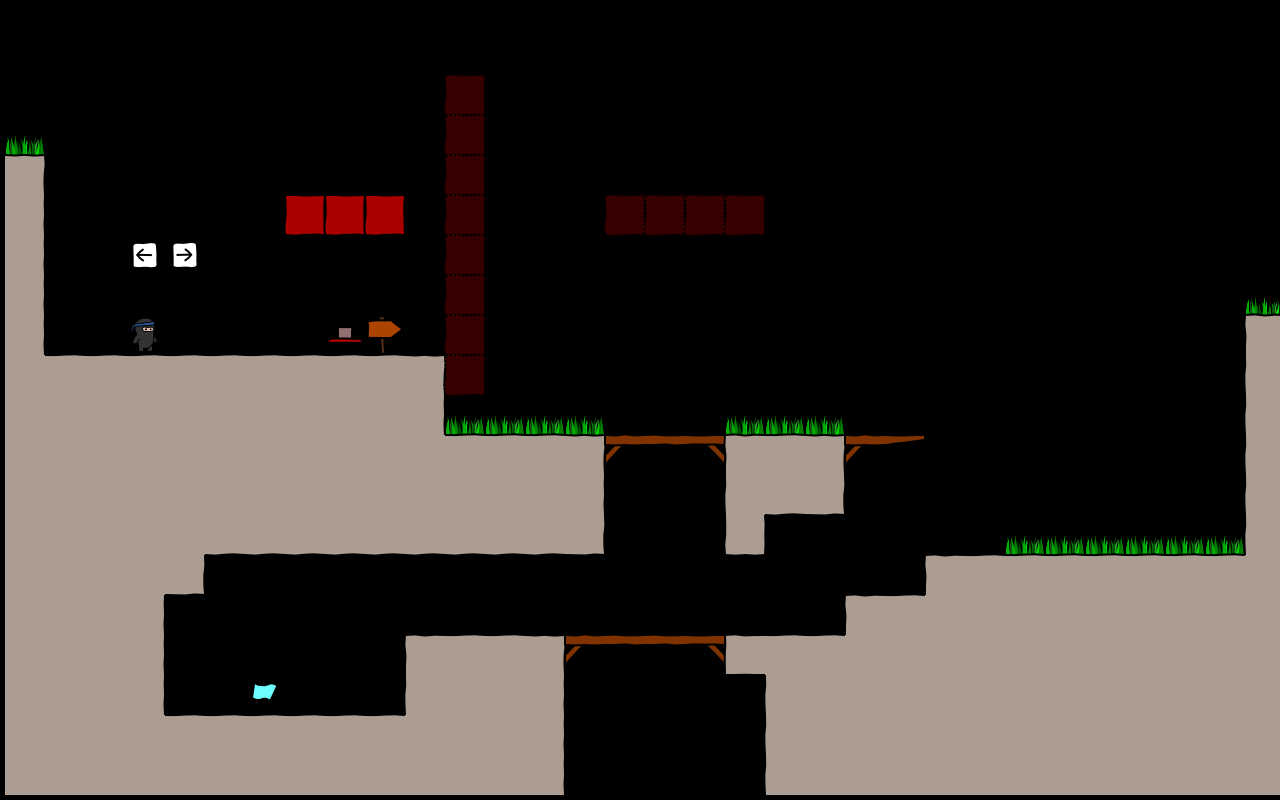

Tiled map render using the project's own tile images. Description and the whole map definition, tile-layer contents included, below:
An orthogonal 32x20 tile map with 40x40 px tiles, 1 tile layer (bg).

<map version="1.0" orientation="orthogonal" width="32" height="20" tilewidth="40" tileheight="40">
 <tileset firstgid="1" name="tiles6_gapped" tilewidth="50" tileheight="50">
  <image source="tiles6_gapped.png" width="300" height="600" />
 </tileset>
 <layer name="bg" width="32" height="20">
  <data encoding="csv">
0,0,0,0,0,0,0,0,0,0,0,0,0,0,0,0,0,0,0,0,0,0,0,0,0,0,0,0,0,0,0,0,
0,0,0,0,0,0,0,0,0,0,0,0,0,0,0,0,0,0,0,0,0,0,0,0,0,0,0,0,0,0,0,0,
0,0,0,0,0,0,0,0,0,0,0,62,0,0,0,0,0,0,0,0,0,0,0,0,0,0,0,0,0,0,0,0,
23,0,0,0,0,0,0,0,0,0,0,62,0,0,0,0,0,0,0,0,0,0,0,0,0,0,0,0,0,0,0,0,
9,0,0,0,0,0,0,0,0,0,0,62,0,0,0,0,0,0,0,0,0,0,0,0,0,0,0,0,0,0,0,0,
15,0,0,0,0,0,0,63,63,63,0,62,0,0,0,62,62,62,62,0,0,0,0,0,0,0,0,0,0,0,0,0,
15,0,0,24,18,0,0,0,0,0,0,62,0,0,0,0,0,0,0,0,0,0,0,0,0,0,0,0,0,0,0,0,
15,0,0,0,0,0,0,0,0,0,0,62,0,0,0,0,0,0,0,0,0,0,0,0,0,0,0,0,0,0,0,23,
15,0,0,47,0,0,0,0,61,42,0,62,0,0,0,0,0,0,0,0,0,0,0,0,0,0,0,0,0,0,0,7,
14,8,8,8,8,8,8,8,8,8,9,62,0,0,0,0,0,0,0,0,0,0,0,0,0,0,0,0,0,0,0,13,
14,14,14,14,14,14,14,14,14,14,15,23,23,23,23,0,0,0,23,23,23,0,0,0,0,0,0,0,0,0,0,13,
14,14,14,14,14,14,14,14,14,14,14,8,8,8,9,11,17,12,7,8,9,11,6,0,0,0,0,0,0,0,0,13,
14,14,14,14,14,14,14,14,14,14,14,14,14,14,15,0,0,0,13,20,21,0,0,0,0,0,0,0,0,0,0,13,
14,14,14,14,14,20,20,20,20,20,20,20,20,20,21,0,0,0,22,0,0,0,0,0,0,23,23,23,23,23,23,13,
14,14,14,14,21,0,0,0,0,0,0,0,0,0,0,0,0,0,0,0,0,0,0,7,8,8,8,8,8,8,8,14,
14,14,14,15,0,0,0,0,0,0,0,0,0,0,0,0,0,0,0,0,0,7,8,14,14,14,14,14,14,14,14,14,
14,14,14,15,0,0,0,0,0,0,7,8,8,9,11,17,17,12,1,8,8,14,14,14,14,14,14,14,14,14,14,14,
14,14,14,15,0,0,48,0,0,0,13,14,14,15,0,0,0,0,0,13,14,14,14,14,14,14,14,14,14,14,14,14,
14,14,14,14,8,8,8,8,8,8,14,14,14,15,0,0,0,0,0,13,14,14,14,14,14,14,14,14,14,14,14,14,
14,14,14,14,14,14,14,14,14,14,14,14,14,15,0,0,0,0,0,13,14,14,14,14,14,14,14,14,14,14,14,14
</data>
 </layer>
</map>
